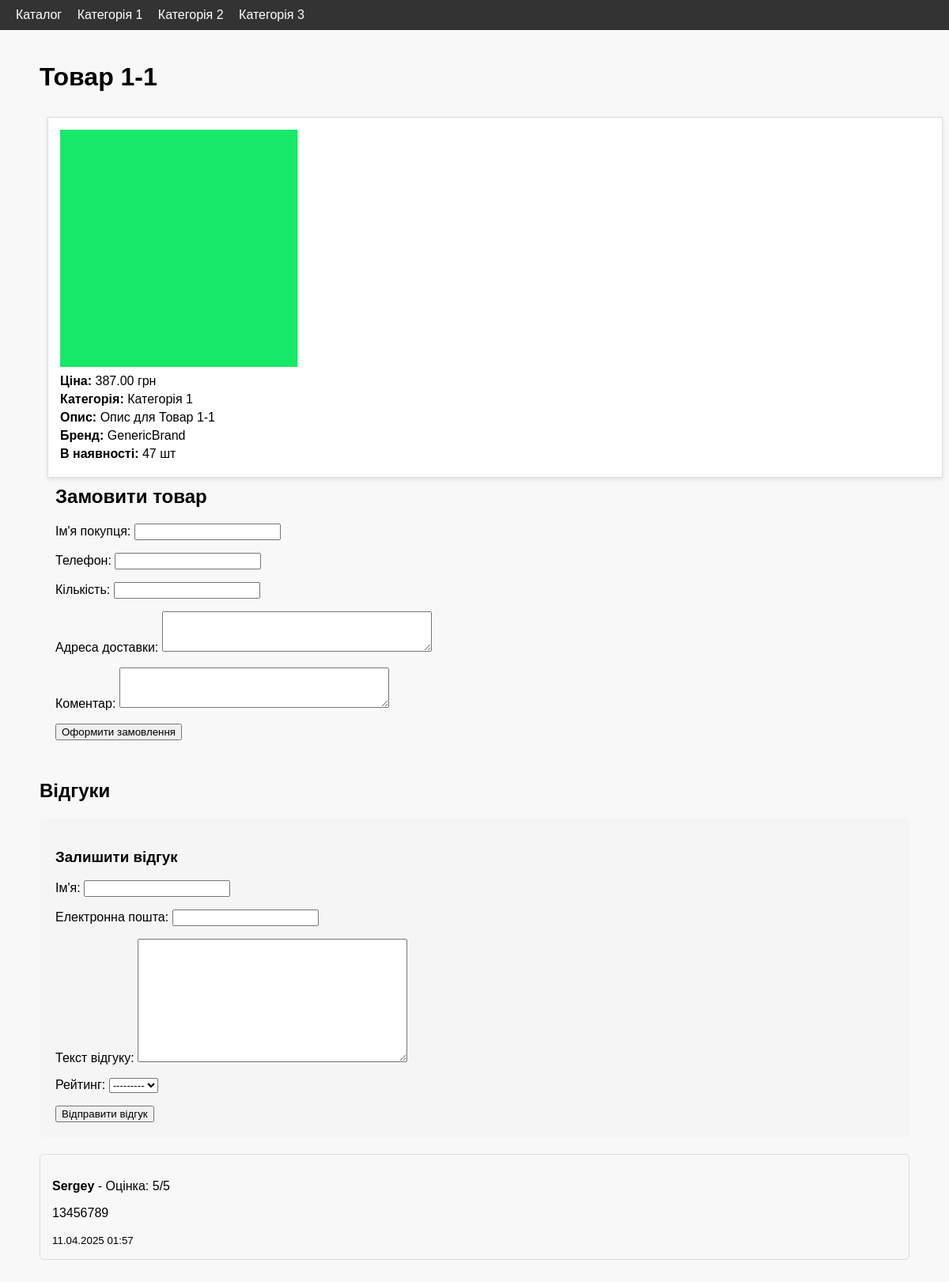
The app's page /category/1/1-1/ with its own data.
### shop/models.py (models this page shows, shortened)
class Category(models.Model):
    name = models.CharField(max_length=100, unique=True)
    slug = models.SlugField(max_length=120, unique=True, blank=True)
    created_at = models.DateTimeField(auto_now_add=True)
    updated_at = models.DateTimeField(auto_now=True)

class Product(models.Model):
    category = models.ForeignKey(Category, on_delete=models.CASCADE, related_name='products')
    name = models.CharField(max_length=200)
    slug = models.SlugField(max_length=220, unique=True, blank=True)
    price = models.DecimalField(max_digits=10, decimal_places=2)
    image = models.ImageField(upload_to='products/')
    description = models.TextField()
    stock = models.PositiveIntegerField()
    brand = models.CharField(max_length=100)
    created_at = models.DateTimeField(auto_now_add=True)
    updated_at = models.DateTimeField(auto_now=True)

class Review(models.Model):
    product = models.ForeignKey(Product, on_delete=models.CASCADE, related_name='reviews',  verbose_name="Продукт")
    name = models.CharField(max_length=100, verbose_name="Ім'я")
    email = models.EmailField(verbose_name="Електронна пошта")
    text = models.TextField(verbose_name="Текст відгуку")
    rating = models.IntegerField(choices=[(i, i) for i in range(1, 6)], verbose_name="Рейтинг")
    created_at = models.DateTimeField(auto_now_add=True, verbose_name="Дата створення")

### shop/views.py (the view, shortened to what this page needs)
# urls.py: path('category/<slug:category_slug>/<slug:product_slug>/', product_detail, name='product_detail'),
def product_detail(request, category_slug, product_slug):
    product = get_object_or_404(Product, slug=product_slug, category__slug=category_slug)
    reviews = product.reviews.all().order_by('-created_at')
    review_form = ReviewForm()
    order_form = OrderForm()
    return render(request, 'shop/product_detail.html', {
        'product': product,
        'reviews': reviews,
        'review_form': review_form,
        'order_form': order_form
    })

### shop/forms.py
class ReviewForm(forms.ModelForm):
    class Meta:
        model = Review
        fields = ['name', 'email', 'text', 'rating']

class OrderForm(forms.ModelForm):
    class Meta:
        model = Order
        fields = ['customer_name', 'phone', 'quantity', 'address', 'comment']
        widgets = {
            'address': forms.Textarea(attrs={'rows': 3}),
            'comment': forms.Textarea(attrs={'rows': 3}),
        }

### shop/context_processors.py (called while the page is built)
def categories_processor(request):
    categories = Category.objects.all()
    return {'categories': categories}

### shop/templates/shop/product_detail.html (shortened to what this page needs)
{% extends 'shop/base.html' %}
{% block content %}
<h1>{{ product.name }}</h1>
<div class="product" style="width: 100%;">
    <img src="{{ product.image.url }}" alt="{{ product.name }}" style="max-width: 300px;">
    <p><strong>Ціна:</strong> {{ product.price }} грн</p>
    <p><strong>Категорія:</strong> {{ product.category.name }}</p>
    <p><strong>Опис:</strong> {{ product.description }}</p>
    <p><strong>Бренд:</strong> {{ product.brand }}</p>
    <p><strong>В наявності:</strong> {{ product.stock }} шт</p>
</div>
<div class="order-section">
    <h2>Замовити товар</h2>
    <form method="post" class="order-form">
        {{ order_form.as_p }}
        <button type="submit" name="order_submit">Оформити замовлення</button>
    </form>
</div>
<div class="reviews-section">
    <h2>Відгуки</h2>
    <div class="review-form">
        <h3>Залишити відгук</h3>
        <form method="post">
            {{ review_form.as_p }}
            <button type="submit">Відправити відгук</button>
        </form>
    </div>
    <div class="reviews-list">
        {% for review in reviews %}
        <div class="review">
            <p><strong>{{ review.name }}</strong> - Оцінка: {{ review.rating }}/5</p>
            <p>{{ review.text }}</p>
            <small>{{ review.created_at|date:"d.m.Y H:i" }}</small>
        </div>
        {% empty %}
        <p>Поки що немає відгуків.</p>
        {% endfor %}
    </div>
</div>
{% endblock %}

### shop/templates/shop/base.html (shortened to what this page needs)
<!DOCTYPE html>
<html lang="uk">
<head>
</head>
<body>
    <header>
        <a href="{% url 'all_products' %}">Каталог</a>
        {% for cat in categories %}
            <a href="{% url 'category_detail' category_slug=cat.slug %}">{{ cat.name }}</a>
        {% endfor %}
    </header>
    <main class="container">
        {% block content %}{% endblock %}
    </main>
</body>
</html>

### shop/templates/shop/base.html (style rules this page uses)
body { font-family: Arial, sans-serif; margin: 0; padding: 0; background: #f8f8f8; }
header { background-color: #333; color: white; padding: 10px 20px; }
header a { color: white; margin-right: 15px; text-decoration: none; }
.container { padding: 20px; max-width: 1100px; margin: 0 auto; }
.product { border: 1px solid #ddd; background: white; padding: 15px; margin: 10px; width: 250px; float: left; box-shadow: 0 2px 5px rgba(0,0,0,0.1); }
.product img { max-width: 100%; height: auto; }
.product p { margin: 5px 0; }
.reviews-section { margin-top: 30px; }
.review-form { margin: 20px 0; padding: 20px; background: #f5f5f5; border-radius: 5px; }
.review { margin: 15px 0; padding: 15px; border: 1px solid #ddd; border-radius: 5px; }
.order-section { margin: 30px 0; padding: 20px; background: #f8f8f8; border-radius: 5px; }
.order-form { max-width: 500px; }

### records on screen
Category: name "Категорія 1"
Category: name "Категорія 2"
Category: name "Категорія 3"
Product: name "Товар 1-1", image (picture), price "387.00", category.name "Категорія 1", description "Опис для Товар 1-1", brand "GenericBrand", stock "47"
Review: name "Sergey", rating "5", text "13456789", created_at "11.04.2025 01:57"
